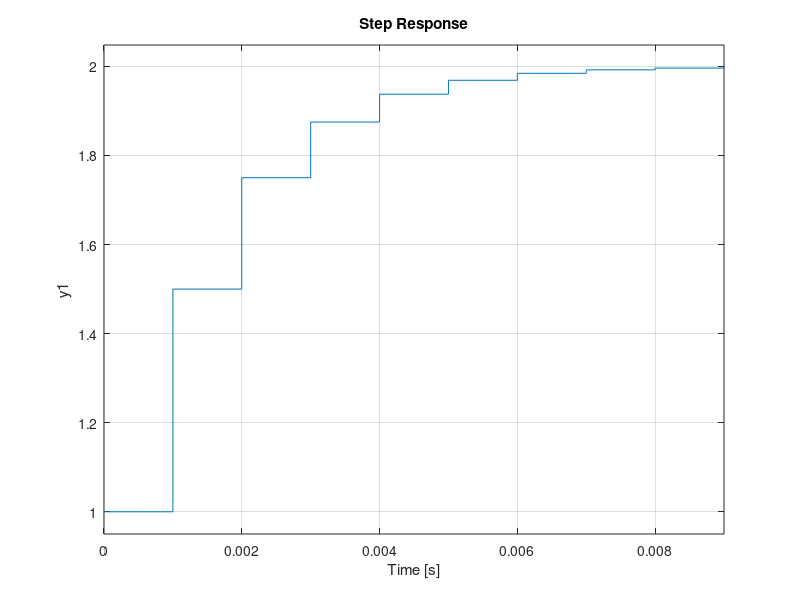
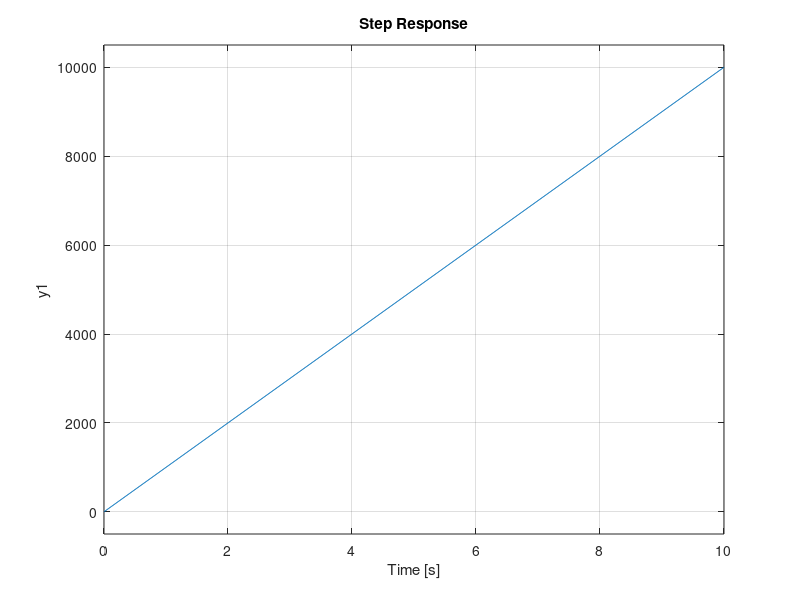
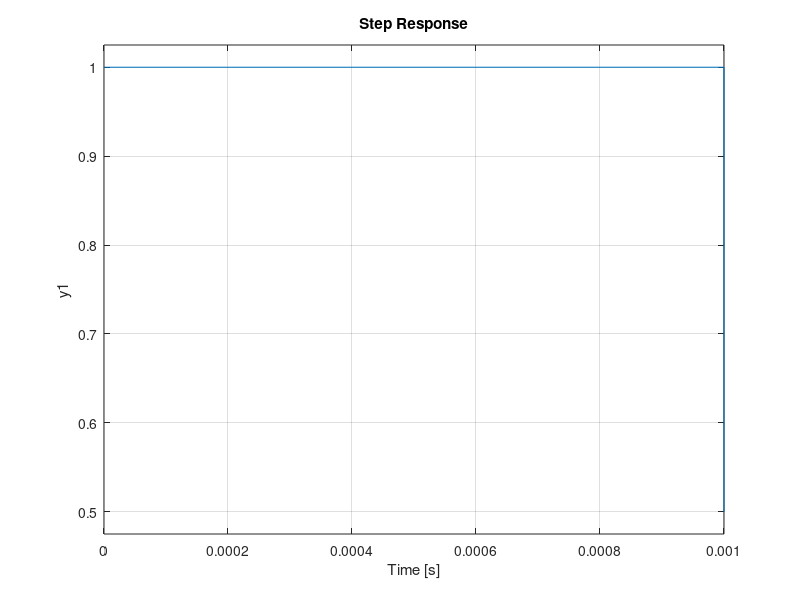
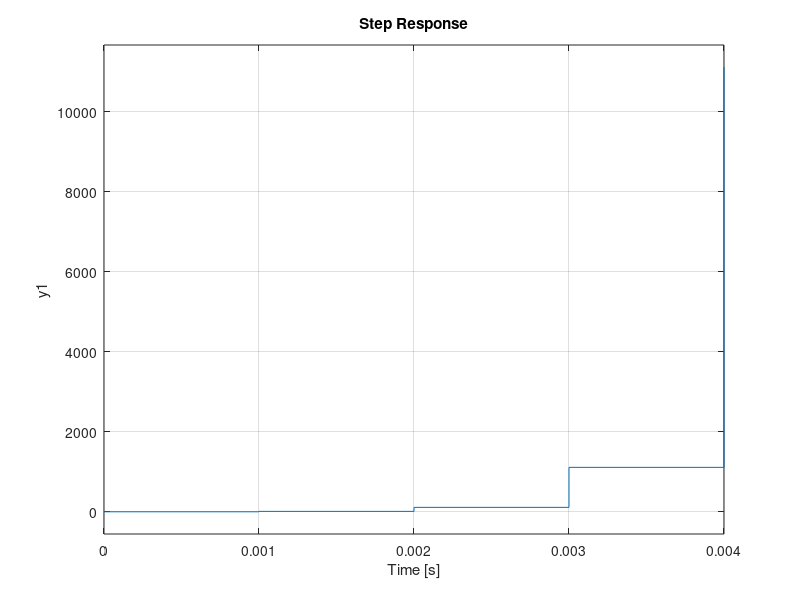

Reproduce these figures in MATLAB, in order.
clear
clc
close all

Fs = 1000
Ts = 1/Fs

z = tf('z',Ts)

H21 = 1/(1-0.5*(z^-1))
figure(1)
step(H21)

H22 = 1/(1-1*(z^-1))
figure(2)
step(H22)


H23 = 1/(1+0.5*(z^-1))
figure(3)
step(H23)


H24 = 1/(1-10*(z^-1))
figure(4)
step(H24)

